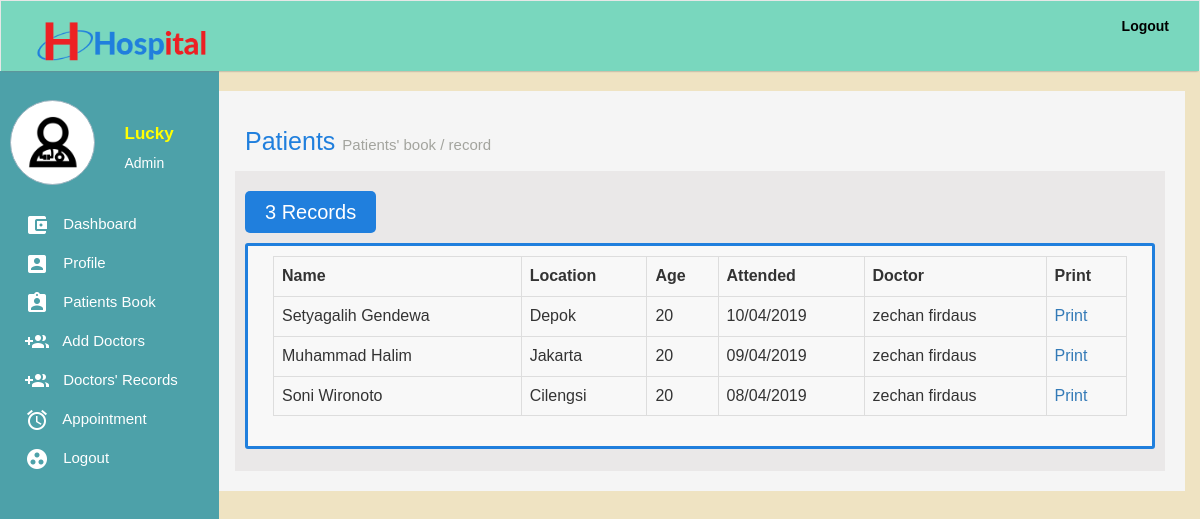
Screenshot of /patients.php (signed in) with the database file from the repository.
### tables this page shows
CREATE TABLE IF NOT EXISTS `users` (
`id` int(11) NOT NULL,
  `firstName` varchar(255) NOT NULL,
  `secondName` varchar(255) NOT NULL,
  `email` varchar(255) NOT NULL,
  `password` varchar(255) NOT NULL,
  `token` varchar(255) NOT NULL,
  `status` int(11) NOT NULL,
  `phone` varchar(255) NOT NULL,
  `profile` varchar(255) DEFAULT NULL,
  `gender` varchar(255) NOT NULL,
  `role` varchar(255) DEFAULT NULL
);

CREATE TABLE IF NOT EXISTS `patients` (
`id` int(11) NOT NULL,
  `name` varchar(255) NOT NULL,
  `location` varchar(255) NOT NULL,
  `age` varchar(255) NOT NULL,
  `gender` varchar(255) NOT NULL,
  `phone` varchar(255) NOT NULL,
  `dateOfBirth` varchar(255) NOT NULL,
  `cTime` varchar(255) NOT NULL,
  `diagnosis` text NOT NULL,
  `resep` text NOT NULL,
  `token` varchar(255) NOT NULL,
  `doctor` varchar(255) NOT NULL,
  `number` varchar(255) DEFAULT NULL,
  `pcondition` varchar(255) DEFAULT NULL
);

### classes/User.class.php (called while the page is built, shortened)
<?php
class User{
	public static function loggedIn(){
		if(isset($_COOKIE['emr-user']) && $_COOKIE['emr-user'] != ""){
			return true;
		}
		return false;
	}
	public static function get($token, $field){
		$query = Db::fetch("users", "$field", "token = ? ", $token, "", "", "" );
		$data = Db::num($query);
		return $data[0];
	}
}

### classes/Db.class.php (called while the page is built, shortened)
<?php
class Db{
	public static function connect(){
		try{
			$db = new PDO("mysql:host=".Config::DB_HOST.";dbname=".Config::DB_NAME,Config::DB_USER, Config::DB_PASSWORD);
			$db->setAttribute(PDO::ATTR_ERRMODE, PDO::ERRMODE_EXCEPTION);
		} catch(Exception $e){
			self::returnedSQlError($e);
		}
		return $db;
	}
	public static function fetch($table, $columns,  $whereClause, $whereValue, $orderBy, $limit, $groupBy){
		if($limit == ""){
			$limit = "";
		} else {
			$limit = " LIMIT $limit ";
		}
		if($orderBy == ""){
			$orderBy = "";
		} else {
			$orderBy = " ORDER BY $orderBy ";
		}
		if($groupBy == ""){
			$groupBy = "";
		} else {
			$groupBy = "GROUP BY $groupBy";
		}
		$con = self::connect();
		if($columns == ""){
			$query = $con->prepare("SELECT * FROM $table WHERE $whereClause $groupBy $orderBy $limit");
			if($whereValue != ""){
				if(is_array($whereValue)){
					$n = 0;
					$countWhereValue = count($whereValue);
					while($n < $countWhereValue){
						$paramsCount = $n + 1;
						$query->bindParam($paramsCount, $whereValue[$n]);
						$n++;
					}
				} else {
					$query->bindParam(1, $whereValue);
				}
			} else {
				$query = $con->prepare("SELECT * FROM $table  $groupBy $orderBy  $limit");
			}
		} else {
			$sql = "SELECT ";
			if(is_array($columns)){
				$colsCount = count($columns);
				$start = 0;
				while($start < $colsCount){
					$commas = $start + 1;
					if($commas == $colsCount){
						$sql .= $columns[$start]." ";
					} else {
						$sql .= $columns[$start].", ";
					}
					$start ++;
				}
			} else {
				$sql .= "$columns ";
			}
			if($whereValue != ""){
				$sql .= "FROM $table WHERE $whereClause $groupBy $orderBy $limit";
				$query = $con->prepare($sql);
				if(is_array($whereValue)){
					$n = 0;
					$countWhereValue = count($whereValue);
					while($n < $countWhereValue){
						$paramsCount = $n + 1;
						$query->bindParam($paramsCount, $whereValue[$n]);
						$n++;
					}
				} else {
					$query->bindParam(1, $whereValue);
				}
			} else {
				$sql .= "FROM $table $groupBy $orderBy $limit";
				$query = $con->prepare($sql);
			}
		}
		$query->execute();
		return $query;
	}
	public static function count($query){
		return $query->rowCount();
	}
	public static function assoc($query){
		return $query->fetch(PDO::FETCH_ASSOC);
	}
	public static function num($query){
		return $query->fetch(PDO::FETCH_NUM);
	}
}

### importance.php (called while the page is built, shortened)
<?php
if(User::loggedIn()){
	$token = $_COOKIE['emr-user'];
	$userFirstName = User::get($token, "firstName");
	$userToken = User::get($token, "token");
	$userStatus = User::get($token, "status");
	$userRole = User::get($token, "role");
	if($userStatus == 1){
		$userRole = "Admin";
	} else {
		$userRole = $userRole;
	}
}

### classes/Patient.class.php (the view, shortened to what this page needs)
<?php
class Patient{
	public static function get($token, $field){
		$query = Db::fetch("patients", "$field", "token = ? ", $token, "", "", "");
		if(Db::count($query)){
			$data = Db::num($query);
			return $data[0];
		}
	}
	public static function patientsBooks(){
		$query = Db::fetch("patients", "", "", "", "id DESC", "", "");
		if(Db::count($query)){
			if(Db::count($query) == 1){
				$countP = Db::count($query)." Record";
			} else {
				$countP = Db::count($query)." Records";
			}
			echo "<div class='badge-header'>$countP</div>";
			echo "<div class='form-holder'><table class='table table-bordered'>";
		    echo "
					<tr>
						<td><strong>Name</strong></td>
						<td><strong>Location</strong></td>
						<td><strong>Age</strong></td>
						<td><strong>Attended</strong></td>
						<td><strong>Doctor</strong></td>
						<td><strong>Print</strong></td>
					<tr>
			";
			while($data = Db::assoc($query)){
				$token = $data['token'];
				$name = self::get($token, "name");
				$location = self::get($token, "location");
				$age = self::get($token, "age");
				$time = self::get($token, "cTime");
				$date = strftime(date("d/m/Y", $time));
				$doctor = self::get($token, "doctor");
				$docName = User::get($doctor, "firstName")." ".User::get($doctor, "secondName");
				echo "
					<tr>
						<td>$name</td>
						<td>$location</td>
						<td>$age</td>
						<td>$date</td>
						<td>$docName</td>
						<td><a href='print.php?patient=$token'>Print</a></td>
					<tr>
			";
			}
			echo "</table></div>";
		} else {
			Messages::info("There is no record in the moment");
		}
	}
}

### inc/sidebar.inc.php (shortened to what this page needs)
<?php
if(User::loggedIn()){
	if($userStatus == 1){
	?>
	<div class='sidebar'>
		<div class='sidebar-area'>
			<div class='row' style='margin-bottom: 20px;'>
				<div class='col-md-6'>
					<div class='user-profile'>
						<img src='images/3678412 - doctor medical care medical help stethoscope.png' class='img-responsive' style='max-height: 80px;' />
					</div>
				</div>
				<div class='col-md-6'>
					<div class='user-names'>
						<?php echo "$userFirstName";  ?>
					</div>
					<div class='user-role'>
						<?php echo "$userRole";  ?>
					</div>
				</div>
			</div>
			<ul class='sidebar-menu'>
				<li><a href='index.php'><img class='sidebar-menu-icon' src='images/ic_account_balance_wallet_white_24dp.png'  /> Dashboard</a></li>
				<li><a href='profile.php?token=<?php echo $userToken; ?>'><img class='sidebar-menu-icon' src='images/ic_account_box_white_24dp.png'  /> Profile</a></li>
				<li><a href='patients.php'><img class='sidebar-menu-icon' src='images/ic_assignment_ind_white_24dp.png'  /> Patients Book</a></li>
				<li><a href='add-doctors.php'><img class='sidebar-menu-icon' src='images/ic_group_add_white.png'  /> Add Doctors</a></li>
				<li><a href='doctors-record.php'><img class='sidebar-menu-icon' src='images/ic_group_add_white.png'  /> Doctors' Records</a></li>
				<li><a href='appointments.php'><img class='sidebar-menu-icon' src='images/ic_alarm_white_24dp.png'  /> Appointment</a></li>
				<li><a href='logout.php'><img class='sidebar-menu-icon' src='images/ic_group_work_white_24dp.png'  /> Logout</a></li>
			</ul>
		</div>
	</div>
	<?php
}
} else if(Patient::isPatientIn() ) {
?>
<div class='sidebar'>
		<div class='sidebar-area'>
			<div class='row' style='margin-bottom: 20px;'>
				<div class='col-md-6'>
					<div class='user-profile'>
						<img src='images/3678443 - ambulance fast fast hospital.png' class='img-responsive' style='max-height: 80px;' />
					</div>
				</div>
				<div class='col-md-6'>
					<div class='user-names'>
						<?php echo Patient::getP($_SESSION['patient'], "name");  ?>
					</div>
					<div class='user-role'>
						<?php echo "Patient";  ?>
					</div>
				</div>
			</div>
			<ul class='sidebar-menu'>
				<li><a href='patient-data.php'><img class='sidebar-menu-icon' src='images/ic_account_balance_wallet_white_24dp.png'  /> Your Data</a></li>
				<li><a href='book-appointments.php'><img class='sidebar-menu-icon' src='images/ic_alarm_white_24dp.png'  /> Book an Appointment</a></li>
				<li><a href='p-sent-appointments.php'><img class='sidebar-menu-icon' src='images/ic_alarm_white_24dp.png'  />Sent Appointments</a></li>
				<li><a href='p-reply-appointments.php'><img class='sidebar-menu-icon' src='images/ic_alarm_white_24dp.png'  />Replies</a></li>
				<li><a href='logout.php'><img class='sidebar-menu-icon' src='images/ic_group_work_white_24dp.png'  /> Logout</a></li>
			</ul>
		</div>
	</div>
<?php
}

### css/main.css (style rules this page uses)
body { font-family: 'Arial', sans-serif; background-color: #EFE3C2; color: #333; line-height: 1.6; margin: 0; }
.badge-header { background: #207FDD; display: inline-block; padding: 5px 20px; font-size: 20px; border-radius: 5px; color: #fff; margin: 10px 0; }
.form-holder { padding: 10px 25px; border: 3px solid #207FDD; border-radius: 3px; background: rgba(255, 255, 255, 0.7); }
.sidebar { position: relative; }
.sidebar .sidebar-area { z-index: 1; position: fixed; top: 50px; background: #4DA1A9; width: 219px; height: 100%; padding: 100px 10px 10px 10px; left: 0; top: 0; min-height: 500px; }
.sidebar-menu { padding: 0; }
.sidebar-menu li { list-style-type: none; }
.sidebar-menu li a { color: #fff; z-index: 999; display: block; text-decoration: none !important; padding: 7px 15px; font-size: 15px; }
.sidebar-menu-icon { margin-right: 10px; }
.user-profile { background: #fff; border: 1px solid #9db4c0; padding: 15px; border-radius: 60px; }
.user-names { color: #FFFF02; font-weight: bold; font-size: 17px; margin: 20px 0px 5px 0px; }
.user-role { color: #FFF; }

### rows the page displays
users: firstName "Lucky", status "Admin"
patients: name "Setyagalih Gendewa", location "Depok", age "20", date "10/04/2019", docName "zechan firdaus"
patients: name "Muhammad Halim", location "Jakarta", age "20", date "09/04/2019", docName "zechan firdaus"
patients: name "Soni Wironoto", location "Cilengsi", age "20", date "08/04/2019", docName "zechan firdaus"

### other values shown
$countP "3 Records"
